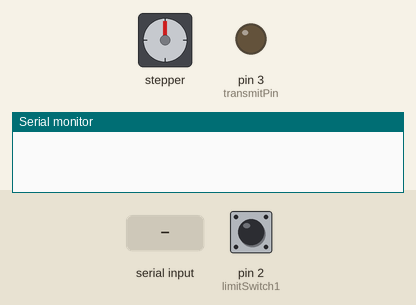
The sketch below on a simulated Arduino Uno, built with avr-gcc and run on an emulated ATmega328P. On the bench: stepper motor, output pins drawn as LEDs (lit = HIGH), the last lines printed to the serial monitor. The inputs (shaded band) are chosen by the test bench; at power-on: pin 2 (limitSwitch1) LOW. Stepper angles assume 200 steps per turn.

Above: at 1.2 s.
1.3 s: pin 2 (limitSwitch1) pulled HIGH for 0.15 s
2.9 s: "Actuator2Limit" received over Serial
At 4.06 s:
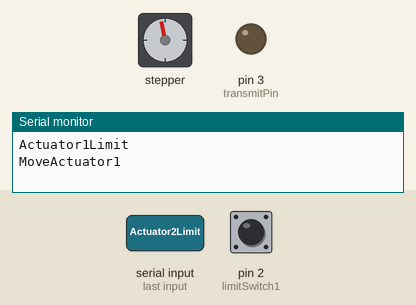
Timing chart, 0 to 6.0 s (numbered marks = the images above; inputs shaded):
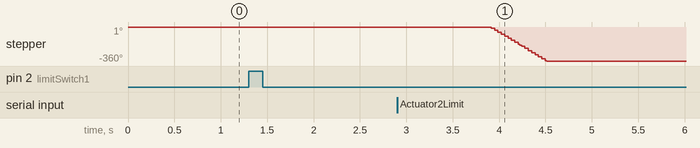

The sketch:

arduinorxtx.ino
```cpp
#include <Stepper.h>

const int stepsPerRevolution = 200; // Change this according to your stepper motor
Stepper myStepper(stepsPerRevolution, 8, 9, 10, 11); // Adjust pins based on your setup

const int limitSwitch1 = 2;
const int transmitPin = 3;
const int receivePin = 4;

void setup() {
  pinMode(limitSwitch1, INPUT);
  pinMode(transmitPin, OUTPUT);
  pinMode(receivePin, INPUT);
  Serial.begin(9600);
  myStepper.setSpeed(100); // Set the speed of the stepper motor
}

void loop() {
  if (digitalRead(limitSwitch1) == HIGH) {
    Serial.println("Actuator1Limit");
    while (Serial.available() <= 0);
    if (Serial.readString() == "Actuator2Limit") {
      Serial.println("MoveActuator1");
      // Move Actuator 1 to opposite direction
      myStepper.step(-stepsPerRevolution); // Example: Move one full revolution in opposite direction
    }
  }
}
```

Measured:
- after the input at 2.9 s, stepper: turns 360° counter-clockwise in 0.60 s, starting after 1.0 s
